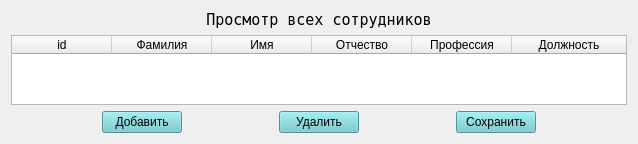
        <widget class="QWidget" name="page_5_for_page3">
         <layout class="QVBoxLayout" name="verticalLayout_10">
          <item>
           <widget class="QLabel" name="label_11">
            <property name="font">
             <font>
              <family>Andale Mono</family>
              <pointsize>11</pointsize>
              <weight>50</weight>
              <italic>false</italic>
              <bold>false</bold>
             </font>
            </property>
            <property name="styleSheet">
             <string notr="true">font: 11pt &quot;Andale Mono&quot;;</string>
            </property>
            <property name="text">
             <string>Просмотр всех сотрудников</string>
            </property>
            <property name="alignment">
             <set>Qt::AlignCenter</set>
            </property>
           </widget>
          </item>
          <item>
           <widget class="QTableWidget" name="table_employees">
            <property name="sizeAdjustPolicy">
             <enum>QAbstractScrollArea::AdjustToContents</enum>
            </property>
            <attribute name="horizontalHeaderStretchLastSection">
             <bool>true</bool>
            </attribute>
            <column>
             <property name="text">
              <string>id</string>
             </property>
            </column>
            <column>
             <property name="text">
              <string>Фамилия</string>
             </property>
            </column>
            <column>
             <property name="text">
              <string>Имя</string>
             </property>
            </column>
            <column>
             <property name="text">
              <string>Отчество</string>
             </property>
            </column>
            <column>
             <property name="text">
              <string>Профессия</string>
             </property>
            </column>
            <column>
             <property name="text">
              <string>Должность</string>
             </property>
            </column>
           </widget>
          </item>
          <item>
           <layout class="QHBoxLayout" name="horizontalLayout_3">
            <item>
             <spacer name="horizontalSpacer_4">
              <property name="orientation">
               <enum>Qt::Horizontal</enum>
              </property>
              <property name="sizeHint" stdset="0">
               <size>
                <width>40</width>
                <height>20</height>
               </size>
              </property>
             </spacer>
            </item>
            <item>
             <widget class="QPushButton" name="btn_add_employee">
              <property name="styleSheet">
               <string notr="true">background-color: rgb(113,201,206);
font: 9pt &quot;Andale Mono&quot;;</string>
              </property>
              <property name="text">
               <string>Добавить</string>
              </property>
             </widget>
            </item>
            <item>
             <spacer name="horizontalSpacer_12">
              <property name="orientation">
               <enum>Qt::Horizontal</enum>
              </property>
              <property name="sizeHint" stdset="0">
               <size>
                <width>40</width>
                <height>20</height>
               </size>
              </property>
             </spacer>
            </item>
            <item>
             <widget class="QPushButton" name="btn_delete_employee">
              <property name="styleSheet">
               <string notr="true">background-color: rgb(113,201,206);
font: 9pt &quot;Andale Mono&quot;;</string>
              </property>
              <property name="text">
               <string>Удалить</string>
              </property>
             </widget>
            </item>
            <item>
             <spacer name="horizontalSpacer_9">
              <property name="orientation">
               <enum>Qt::Horizontal</enum>
              </property>
              <property name="sizeHint" stdset="0">
               <size>
                <width>40</width>
                <height>20</height>
               </size>
              </property>
             </spacer>
            </item>
            <item>
             <widget class="QPushButton" name="btn_save_employees">
              <property name="styleSheet">
               <string notr="true">background-color: rgb(113,201,206);
font: 9pt &quot;Andale Mono&quot;;</string>
              </property>
              <property name="text">
               <string>Сохранить</string>
              </property>
             </widget>
            </item>
            <item>
             <spacer name="horizontalSpacer_5">
              <property name="orientation">
               <enum>Qt::Horizontal</enum>
              </property>
              <property name="sizeHint" stdset="0">
               <size>
                <width>40</width>
                <height>20</height>
               </size>
              </property>
             </spacer>
            </item>
           </layout>
          </item>
         </layout>
        </widget>
